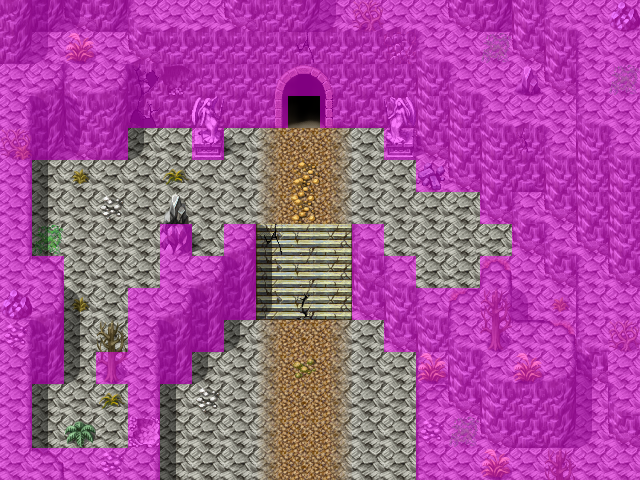

This is a level from a 2D game, rendered from its Tiled map with the project's own tilesets. A one-line summary and the map file follow, with tile-layer data summarised:
An orthogonal 20x15 tile map with 32x32 px tiles, 4 tile layers (Ground, Objects, Above, Walkable), 60 tilesets and 7 objects (5x spawn, 2x mapchange).

<map version="1.0" tiledversion="1.0.2" orientation="orthogonal" renderorder="right-down" width="20" height="15" tilewidth="32" tileheight="32" nextobjectid="12">
 <properties>
  <property name="outdoors" value="1" />
 </properties>
 <tileset firstgid="1" name="map_bed_1" tilewidth="32" tileheight="32" tilecount="128" columns="16">
  <image source="../drawable/map_bed_1.png" width="512" height="256" />
 </tileset>
 <tileset firstgid="129" name="map_border_1" tilewidth="32" tileheight="32" tilecount="128" columns="16">
  <image source="../drawable/map_border_1.png" width="512" height="256" />
 </tileset>
 <tileset firstgid="257" name="map_bridge_1" tilewidth="32" tileheight="32" tilecount="128" columns="16">
  <image source="../drawable/map_bridge_1.png" width="512" height="256" />
 </tileset>
 <tileset firstgid="385" name="map_bridge_2" tilewidth="32" tileheight="32" tilecount="128" columns="16">
  <image source="../drawable/map_bridge_2.png" width="512" height="256" />
 </tileset>
 <tileset firstgid="513" name="map_broken_1" tilewidth="32" tileheight="32" tilecount="128" columns="16">
  <image source="../drawable/map_broken_1.png" width="512" height="256" />
 </tileset>
 <tileset firstgid="641" name="map_cavewall_1" tilewidth="32" tileheight="32" tilecount="108" columns="18">
  <image source="../drawable/map_cavewall_1.png" width="576" height="192" />
 </tileset>
 <tileset firstgid="749" name="map_cavewall_2" tilewidth="32" tileheight="32" tilecount="108" columns="18">
  <image source="../drawable/map_cavewall_2.png" width="576" height="192" />
 </tileset>
 <tileset firstgid="857" name="map_cavewall_3" tilewidth="32" tileheight="32" tilecount="108" columns="18">
  <image source="../drawable/map_cavewall_3.png" width="576" height="192" />
 </tileset>
 <tileset firstgid="965" name="map_cavewall_4" tilewidth="32" tileheight="32" tilecount="108" columns="18">
  <image source="../drawable/map_cavewall_4.png" width="576" height="192" />
 </tileset>
 <tileset firstgid="1073" name="map_chair_table_1" tilewidth="32" tileheight="32" tilecount="128" columns="16">
  <image source="../drawable/map_chair_table_1.png" width="512" height="256" />
 </tileset>
 <tileset firstgid="1201" name="map_chair_table_2" tilewidth="32" tileheight="32" tilecount="128" columns="16">
  <image source="../drawable/map_chair_table_2.png" width="512" height="256" />
 </tileset>
 <tileset firstgid="1329" name="map_crate_1" tilewidth="32" tileheight="32" tilecount="128" columns="16">
  <image source="../drawable/map_crate_1.png" width="512" height="256" />
 </tileset>
 <tileset firstgid="1457" name="map_cupboard_1" tilewidth="32" tileheight="32" tilecount="128" columns="16">
  <image source="../drawable/map_cupboard_1.png" width="512" height="256" />
 </tileset>
 <tileset firstgid="1585" name="map_curtain_1" tilewidth="32" tileheight="32" tilecount="128" columns="16">
  <image source="../drawable/map_curtain_1.png" width="512" height="256" />
 </tileset>
 <tileset firstgid="1713" name="map_entrance_1" tilewidth="32" tileheight="32" tilecount="128" columns="16">
  <image source="../drawable/map_entrance_1.png" width="512" height="256" />
 </tileset>
 <tileset firstgid="1841" name="map_entrance_2" tilewidth="32" tileheight="32" tilecount="128" columns="16">
  <image source="../drawable/map_entrance_2.png" width="512" height="256" />
 </tileset>
 <tileset firstgid="1969" name="map_fence_1" tilewidth="32" tileheight="32" tilecount="128" columns="16">
  <image source="../drawable/map_fence_1.png" width="512" height="256" />
 </tileset>
 <tileset firstgid="2097" name="map_fence_2" tilewidth="32" tileheight="32" tilecount="128" columns="16">
  <image source="../drawable/map_fence_2.png" width="512" height="256" />
 </tileset>
 <tileset firstgid="2225" name="map_fence_3" tilewidth="32" tileheight="32" tilecount="128" columns="16">
  <image source="../drawable/map_fence_3.png" width="512" height="256" />
 </tileset>
 <tileset firstgid="2353" name="map_fence_4" tilewidth="32" tileheight="32" tilecount="128" columns="16">
  <image source="../drawable/map_fence_4.png" width="512" height="256" />
 </tileset>
 <tileset firstgid="2481" name="map_ground_1" tilewidth="32" tileheight="32" tilecount="128" columns="16">
  <image source="../drawable/map_ground_1.png" width="512" height="256" />
 </tileset>
 <tileset firstgid="2609" name="map_ground_2" tilewidth="32" tileheight="32" tilecount="128" columns="16">
  <image source="../drawable/map_ground_2.png" width="512" height="256" />
 </tileset>
 <tileset firstgid="2737" name="map_ground_3" tilewidth="32" tileheight="32" tilecount="128" columns="16">
  <image source="../drawable/map_ground_3.png" width="512" height="256" />
 </tileset>
 <tileset firstgid="2865" name="map_ground_4" tilewidth="32" tileheight="32" tilecount="128" columns="16">
  <image source="../drawable/map_ground_4.png" width="512" height="256" />
 </tileset>
 <tileset firstgid="2993" name="map_ground_5" tilewidth="32" tileheight="32" tilecount="128" columns="16">
  <image source="../drawable/map_ground_5.png" width="512" height="256" />
 </tileset>
 <tileset firstgid="3121" name="map_ground_6" tilewidth="32" tileheight="32" tilecount="128" columns="16">
  <image source="../drawable/map_ground_6.png" width="512" height="256" />
 </tileset>
 <tileset firstgid="3249" name="map_ground_7" tilewidth="32" tileheight="32" tilecount="128" columns="16">
  <image source="../drawable/map_ground_7.png" width="512" height="256" />
 </tileset>
 <tileset firstgid="3377" name="map_ground_8" tilewidth="32" tileheight="32" tilecount="128" columns="16">
  <image source="../drawable/map_ground_8.png" width="512" height="256" />
 </tileset>
 <tileset firstgid="3505" name="map_house_1" tilewidth="32" tileheight="32" tilecount="128" columns="16">
  <image source="../drawable/map_house_1.png" width="512" height="256" />
 </tileset>
 <tileset firstgid="3633" name="map_house_2" tilewidth="32" tileheight="32" tilecount="128" columns="16">
  <image source="../drawable/map_house_2.png" width="512" height="256" />
 </tileset>
 <tileset firstgid="3761" name="map_indoor_1" tilewidth="32" tileheight="32" tilecount="128" columns="16">
  <image source="../drawable/map_indoor_1.png" width="512" height="256" />
 </tileset>
 <tileset firstgid="3889" name="map_indoor_2" tilewidth="32" tileheight="32" tilecount="128" columns="16">
  <image source="../drawable/map_indoor_2.png" width="512" height="256" />
 </tileset>
 <tileset firstgid="4017" name="map_kitchen_1" tilewidth="32" tileheight="32" tilecount="128" columns="16">
  <image source="../drawable/map_kitchen_1.png" width="512" height="256" />
 </tileset>
 <tileset firstgid="4145" name="map_outdoor_1" tilewidth="32" tileheight="32" tilecount="128" columns="16">
  <image source="../drawable/map_outdoor_1.png" width="512" height="256" />
 </tileset>
 <tileset firstgid="4273" name="map_pillar_1" tilewidth="32" tileheight="32" tilecount="128" columns="16">
  <image source="../drawable/map_pillar_1.png" width="512" height="256" />
 </tileset>
 <tileset firstgid="4401" name="map_pillar_2" tilewidth="32" tileheight="32" tilecount="128" columns="16">
  <image source="../drawable/map_pillar_2.png" width="512" height="256" />
 </tileset>
 <tileset firstgid="4529" name="map_plant_1" tilewidth="32" tileheight="32" tilecount="128" columns="16">
  <image source="../drawable/map_plant_1.png" width="512" height="256" />
 </tileset>
 <tileset firstgid="4657" name="map_plant_2" tilewidth="32" tileheight="32" tilecount="128" columns="16">
  <image source="../drawable/map_plant_2.png" width="512" height="256" />
 </tileset>
 <tileset firstgid="4785" name="map_rock_1" tilewidth="32" tileheight="32" tilecount="128" columns="16">
  <image source="../drawable/map_rock_1.png" width="512" height="256" />
 </tileset>
 <tileset firstgid="4913" name="map_rock_2" tilewidth="32" tileheight="32" tilecount="128" columns="16">
  <image source="../drawable/map_rock_2.png" width="512" height="256" />
 </tileset>
 <tileset firstgid="5041" name="map_roof_1" tilewidth="32" tileheight="32" tilecount="128" columns="16">
  <image source="../drawable/map_roof_1.png" width="512" height="256" />
 </tileset>
 <tileset firstgid="5169" name="map_roof_2" tilewidth="32" tileheight="32" tilecount="128" columns="16">
  <image source="../drawable/map_roof_2.png" width="512" height="256" />
 </tileset>
 <tileset firstgid="5297" name="map_roof_3" tilewidth="32" tileheight="32" tilecount="128" columns="16">
  <image source="../drawable/map_roof_3.png" width="512" height="256" />
 </tileset>
 <tileset firstgid="5425" name="map_shop_1" tilewidth="32" tileheight="32" tilecount="128" columns="16">
  <image source="../drawable/map_shop_1.png" width="512" height="256" />
 </tileset>
 <tileset firstgid="5553" name="map_sign_ladder_1" tilewidth="32" tileheight="32" tilecount="128" columns="16">
  <image source="../drawable/map_sign_ladder_1.png" width="512" height="256" />
 </tileset>
 <tileset firstgid="5681" name="map_table_1" tilewidth="32" tileheight="32" tilecount="128" columns="16">
  <image source="../drawable/map_table_1.png" width="512" height="256" />
 </tileset>
 <tileset firstgid="5809" name="map_trail_1" tilewidth="32" tileheight="32" tilecount="128" columns="16">
  <image source="../drawable/map_trail_1.png" width="512" height="256" />
 </tileset>
 <tileset firstgid="5937" name="map_transition_1" tilewidth="32" tileheight="32" tilecount="128" columns="16">
  <image source="../drawable/map_transition_1.png" width="512" height="256" />
 </tileset>
 <tileset firstgid="6065" name="map_transition_2" tilewidth="32" tileheight="32" tilecount="128" columns="16">
  <image source="../drawable/map_transition_2.png" width="512" height="256" />
 </tileset>
 <tileset firstgid="6193" name="map_transition_3" tilewidth="32" tileheight="32" tilecount="128" columns="16">
  <image source="../drawable/map_transition_3.png" width="512" height="256" />
 </tileset>
 <tileset firstgid="6321" name="map_transition_4" tilewidth="32" tileheight="32" tilecount="128" columns="16">
  <image source="../drawable/map_transition_4.png" width="512" height="256" />
 </tileset>
 <tileset firstgid="6449" name="map_transition_5" tilewidth="32" tileheight="32" tilecount="128" columns="16">
  <image source="../drawable/map_transition_5.png" width="512" height="256" />
 </tileset>
 <tileset firstgid="6577" name="map_tree_1" tilewidth="32" tileheight="32" tilecount="128" columns="16">
  <image source="../drawable/map_tree_1.png" width="512" height="256" />
 </tileset>
 <tileset firstgid="6705" name="map_tree_2" tilewidth="32" tileheight="32" tilecount="128" columns="16">
  <image source="../drawable/map_tree_2.png" width="512" height="256" />
 </tileset>
 <tileset firstgid="6833" name="map_wall_1" tilewidth="32" tileheight="32" tilecount="128" columns="16">
  <image source="../drawable/map_wall_1.png" width="512" height="256" />
 </tileset>
 <tileset firstgid="6961" name="map_wall_2" tilewidth="32" tileheight="32" tilecount="120" columns="15">
  <image source="../drawable/map_wall_2.png" width="480" height="256" />
 </tileset>
 <tileset firstgid="7081" name="map_wall_3" tilewidth="32" tileheight="32" tilecount="120" columns="15">
  <image source="../drawable/map_wall_3.png" width="480" height="256" />
 </tileset>
 <tileset firstgid="7201" name="map_wall_4" tilewidth="32" tileheight="32" tilecount="120" columns="15">
  <image source="../drawable/map_wall_4.png" width="480" height="256" />
 </tileset>
 <tileset firstgid="7321" name="map_window_1" tilewidth="32" tileheight="32" tilecount="128" columns="16">
  <image source="../drawable/map_window_1.png" width="512" height="256" />
 </tileset>
 <tileset firstgid="7449" name="map_window_2" tilewidth="32" tileheight="32" tilecount="128" columns="16">
  <image source="../drawable/map_window_2.png" width="512" height="256" />
 </tileset>
 <layer name="Ground" width="20" height="15">
  <data>[300 cells, 300 non-empty, 15 distinct tile ids]</data>
 </layer>
 <layer name="Objects" width="20" height="15">
  <data>[300 cells, 106 non-empty, 40 distinct tile ids]</data>
 </layer>
 <layer name="Above" width="20" height="15">
  <data>[300 cells, 52 non-empty, 11 distinct tile ids]</data>
 </layer>
 <layer name="Walkable" width="20" height="15">
  <data>[300 cells, 196 non-empty, 1 distinct tile ids]</data>
 </layer>
 <objectgroup name="Mapevents">
  <object id="1" name="south" type="mapchange" x="160" y="448" width="256" height="32">
   <properties>
    <property name="map" value="blackwater_mountain3" />
    <property name="place" value="north" />
   </properties>
  </object>
  <object id="9" name="entrance1" type="mapchange" x="288" y="96" width="32" height="32">
   <properties>
    <property name="map" value="blackwater_mountain5" />
    <property name="place" value="exit1" />
   </properties>
  </object>
 </objectgroup>
 <objectgroup name="Spawn" visible="0">
  <object id="3" name="gornaud_2" type="spawn" x="192" y="224" width="224" height="96">
   <properties>
    <property name="spawngroup" value="gornaud_2" />
   </properties>
  </object>
  <object id="4" name="gornaud_2_1" type="spawn" x="32" y="160" width="448" height="96">
   <properties>
    <property name="quantity" value="2" />
    <property name="spawngroup" value="gornaud_2" />
   </properties>
  </object>
  <object id="5" name="gornaud_2_2" type="spawn" x="160" y="320" width="256" height="96">
   <properties>
    <property name="quantity" value="2" />
    <property name="spawngroup" value="gornaud_2" />
   </properties>
  </object>
  <object id="6" name="halvor" type="spawn" x="128" y="128" width="32" height="32">
   <properties>
    <property name="active" value="false" />
    <property name="spawngroup" value="halvor" />
   </properties>
  </object>
  <object id="11" name="gornaud_1_1" type="spawn" x="32" y="160" width="160" height="288">
   <properties>
    <property name="quantity" value="1" />
    <property name="spawngroup" value="gornaud_1" />
   </properties>
  </object>
 </objectgroup>
 <objectgroup name="Keys" />
</map>
